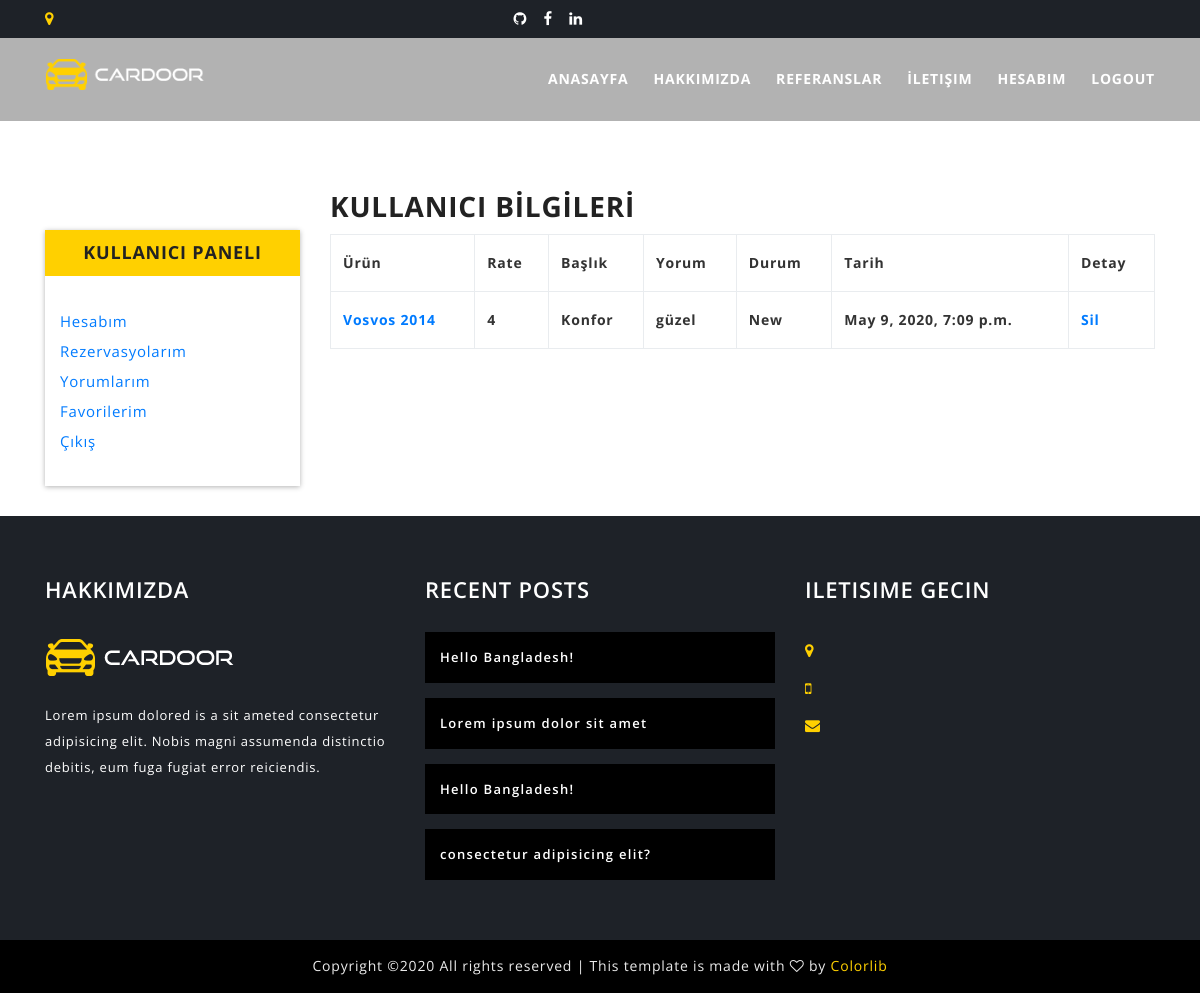
Page /user/comments/ (signed in) on the earlier database version.
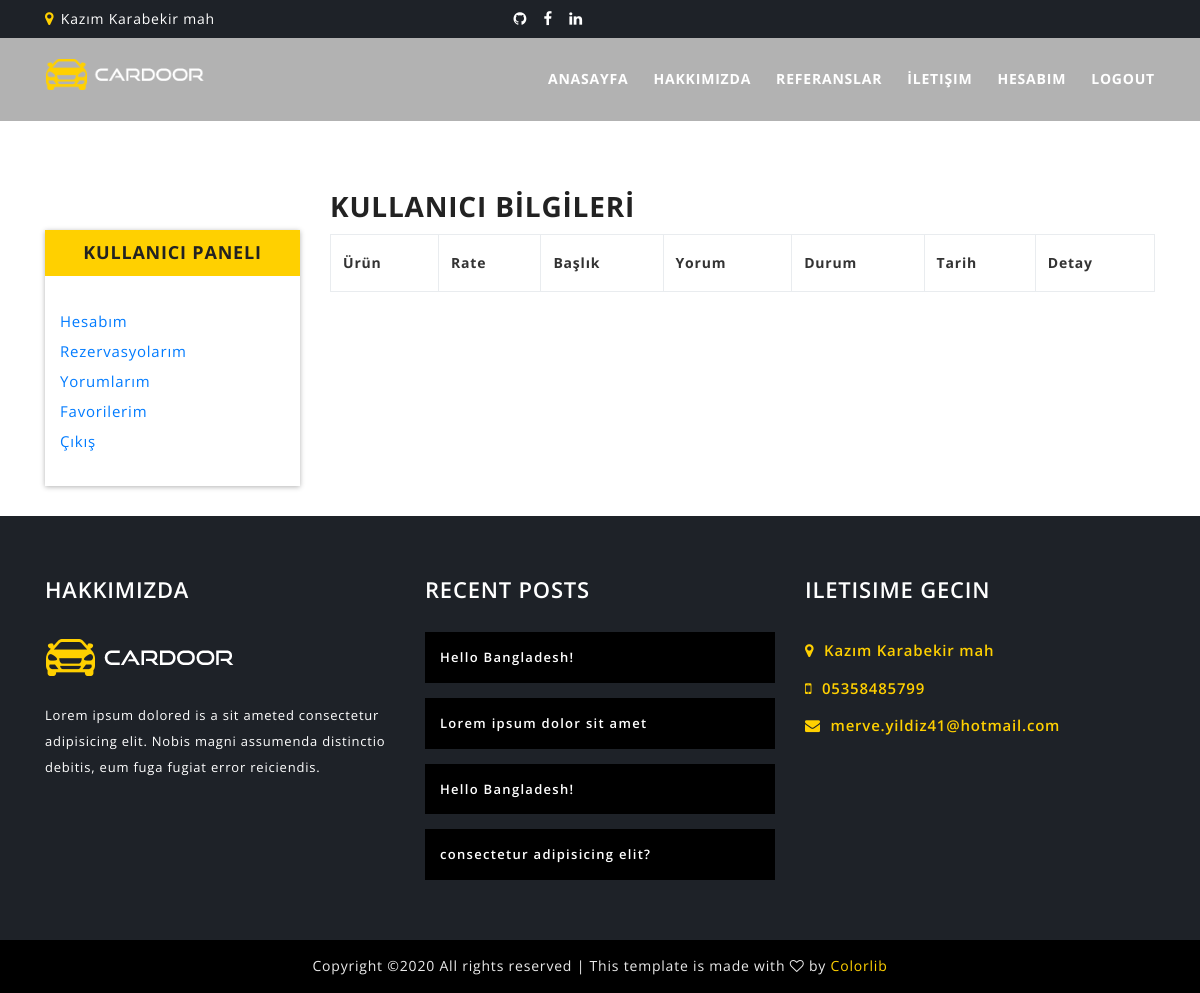
Same page on the later database version.
### product/models.py (models this page shows, shortened)
class Comment(models.Model):
    STATUS = (
        ('False', 'Hayır'),
        ('New', 'Yeni'),
        ('True', 'Evet'),
    )
    car = models.ForeignKey(Car, on_delete=models.CASCADE)  # category ile ilişkisi var
    user = models.ForeignKey(User, on_delete=models.CASCADE)
    subject = models.CharField(max_length=50)
    comment = models.TextField(max_length=200)
    rate = models.IntegerField(blank=True)
    status = models.CharField(max_length=10,blank=True, choices=STATUS,default='New')
    create_at = models.DateTimeField(auto_now_add=True)
    update_At = models.DateTimeField(auto_now=True)

class Car(models.Model):
    STATUS = (
        ('True', 'Evet'),
        ('False', 'Hayır'),
    )
    category = models.ForeignKey(Category, on_delete=models.CASCADE)  # category ile ilişkisi var
    title = models.CharField(max_length=150)
    keywords = models.CharField(blank=True, max_length=255)
    description = models.CharField(blank=True, max_length=255)
    image = models.ImageField(blank=True, upload_to='images/')  # images klasörüne kaydet
    price = models.FloatField()
    amount = models.IntegerField()
    slug = models.SlugField(blank=True, max_length=150)
    detail = RichTextUploadingField()
    status = models.CharField(max_length=10, choices=STATUS)
    create_at = models.DateTimeField(auto_now_add=True)
    update_At = models.DateTimeField(auto_now=True)
    def image_tag(self):  # bu fonskiyonu admin kısmında resimler gözüksün diye yazıyoruz ve bu fonk artık çağıracağız
        return mark_safe('<img src= "{}" height="50"/>'.format(
            self.image.url))  # süslü parantezler içine image url gönderdik. oda admin sayfasında img tag ile gözükmesini sağlar
    image_tag.short_description = 'Image'

### home/models.py (models this page shows, shortened)
class Setting(models.Model):
    STATUS = (
        ('True', 'Evet'),
        ('False', 'Hayır'),
    )
    title = models.CharField(max_length=150)
    keywords = models.CharField(max_length=255)
    description = models.CharField(max_length=255)
    address = models.CharField(blank=True, max_length=100)
    phone = models.CharField(blank=True, max_length=15)
    fax = models.CharField(blank=True, max_length=15)
    email = models.CharField(blank=True, max_length=50)
    smtpserver = models.CharField(blank=True, max_length=20)
    smtpemail = models.CharField(blank=True, max_length=20)
    smtppassword = models.CharField(blank=True, max_length=10)
    smtpport = models.CharField(blank=True, max_length=5)
    icon = models.ImageField(blank=True, upload_to='images/')  # blank true boş bırakabilir sağlıyor
    facebook = models.CharField(blank=True, max_length=50)
    linkedin = models.CharField(blank=True, max_length=50)
    github = models.CharField(blank=True, max_length=50)
    abotus = RichTextUploadingField(blank=True)
    contact = RichTextUploadingField(blank=True)
    references = RichTextUploadingField(blank=True)
    status = models.CharField(max_length=10, choices=STATUS)
    create_at = models.DateTimeField(auto_now_add=True)  # oluşturulma zmanını tutar
    update_At = models.DateTimeField(auto_now=True)

### user/views.py (the view)
# urls.py: path('comments/', views.comments, name='comments'),
@login_required(login_url='/login')
def comments(request):
    category = Category.objects.all()
    setting = Setting.objects.get(pk=1)
    current_user = request.user
    comments = Comment.objects.filter(user_id=current_user.id)
    context = {
        'category': category, 'comments': comments,'setting': setting
    }
    return render(request, "user_comments.html", context)

### user/templates/user_comments.html (shortened to what this page needs)
{% extends "homebase.html" %}
{% block body %}
    {% load static %}
    <section id="about-area" class="section-padding">
        <div class="container" style="margin-top:140px">
            <div class="row">
                {% include "user_panel.html" %}
                <div class="col-lg-9">
                    <div class="about-content">
                        <h3 style="margin: 20px 0px 10px 0px">KULLANICI BİLGİLERİ</h3>
                        <table class="table table-bordered">
                            <tr>
                                <th>Ürün</th>
                                <th>Rate</th>
                                <th>Başlık</th>
                                <th>Yorum</th>
                                <th>Durum</th>
                                <th>Tarih</th>
                                <th>Detay</th>
                            </tr>
                            {% for rs in comments %}
                                <tr>
                                    <th>
                                        <a href="/product/{{ rs.car.id }}/{{ rs.car.slug }}">
                                            {{ rs.car.title }}</a>
                                    </th>
                                    <th>{{ rs.rate }}</th>
                                    <th>{{ rs.subject }}</th>
                                    <th>{{ rs.comment }}</th>
                                    <th>{{ rs.status }}</th>
                                    <th>{{ rs.create_at }}</th>
                                    <th><a href="/user/deletecomment/{{ rs.id }}"
                                           onclick="return confirm('YOrumunuz silinecek')">Sil</a></th>
                                </tr>
                            {% endfor %}
                        </table>
                    </div>
                </div>
            </div>
        </div>
    </section>
{% endblock %}

### home/templates/header.html (shortened to what this page needs)
<link rel="stylesheet" href="https://ajax.googleapis.com/ajax/libs/jqueryui/1.11.4/themes/smoothness/jquery-ui.css">
<header id="header-area" class="fixed-top">
    {% load static %}
    <div id="header-top" class="d-none d-xl-block">
        <div class="container">
            <div class="row">
                <div class="col-lg-3 text-left">
                    <i class="fa fa-map-marker"></i> {{ setting.address }}
                </div>
                <div class="col-lg-3 text-right">
                    <div class="header-social-icons">
                        <a href="{{ setting.github }}"><i class="fa fa-github"></i></a>
                        <a href="{{ setting.facebook }}"><i class="fa fa-facebook"></i></a>
                        <a href="{{ setting.linkedin }}"><i class="fa fa-linkedin"></i></a>
                    </div>
                </div>
            </div>
        </div>
    </div>
    <div id="header-bottom">
        <div class="container">
            <div class="row">
                <div class="col-lg-2">
                    <a href="/" class="logo">
                        <img src="{% static 'img/logo.png' %}" alt="JSOFT">
                    </a>
                </div>
                <div class="col-lg-10 d-none d-xl-block">
                    <nav class="mainmenu alignright">
                        <ul>
                            <li><a href="/">Anasayfa</a>
                            </li>
                            <li><a href="/hakkimizda">Hakkımızda</a></li>
                            <li><a href="/referanslar">Referanslar</a></li>
                            <li><a href="/iletisim">İletişim</a></li>
                            {% if user.id is not None %}
                                <li><a href="/user">Hesabım</a></li>
                                <li><a href="/logout">Logout</a></li>
                            {% else %}
                                <li><a href="/login">Login</a></li>
                            {% endif %}
                        </ul>
                    </nav>
                </div>
            </div>
        </div>
    </div>
</header>

### home/templates/footer.html (shortened to what this page needs)
<section id="footer-area">
    {% load static %}
    <div class="footer-widget-area">
        <div class="container">
            <div class="row">
                <div class="col-lg-4 col-md-6">
                    <div class="single-footer-widget">
                        <h2>Hakkımızda</h2>
                        <div class="widget-body">
                            <img src="{% static 'img/logo.png' %}" alt="JSOFT">
                            <p>Lorem ipsum dolored is a sit ameted consectetur adipisicing elit. Nobis magni assumenda
                                distinctio debitis, eum fuga fugiat error reiciendis.</p>
                        </div>
                    </div>
                </div>
                <div class="col-lg-4 col-md-6">
                    <div class="single-footer-widget">
                        <h2>Recent Posts</h2>
                        <div class="widget-body">
                            <ul class="recent-post">
                                <li>
                                        Hello Bangladesh!
                                </li>
                                <li>
                                        Lorem ipsum dolor sit amet
                                </li>
                                <li>
                                        Hello Bangladesh!
                                </li>
                                <li>
                                        consectetur adipisicing elit?
                                </li>
                            </ul>
                        </div>
                    </div>
                </div>
                <div class="col-lg-4 col-md-6">
                    <div class="single-footer-widget">
                        <h2>ILETISIME GECIN</h2>
                        <div class="widget-body">
                            <ul class="get-touch">
                                <li><i class="fa fa-map-marker"></i> {{ setting.address }}</li>
                                <li><i class="fa fa-mobile"></i> {{ setting.phone }}</li>
                                <li><i class="fa fa-envelope"></i> {{ setting.email }}</li>
                            </ul>
                        </div>
                    </div>
                </div>
            </div>
        </div>
    </div>
    <div class="footer-bottom-area">
        <div class="container">
            <div class="row">
                <div class="col-lg-12 text-center">
                    <p>
                        Copyright &copy;<script>document.write(new Date().getFullYear());</script>
                        All rights reserved | This template is made with <i class="fa fa-heart-o"
                                                                            aria-hidden="true"></i> by <a
                                href="https://colorlib.com" target="_blank">Colorlib</a>
                        </p>
                </div>
            </div>
        </div>
    </div>
</section>

Differences in the rows shown:
removed Comment: car "Vosvos 2014", rate "4", subject "Konfor", comment "güzel", status "New", create_at "May 9, 2020, 7:09 p.m."
now on this page (row edited): Setting: address "Kazım Karabekir mah", phone "05358485799", email "merve.yildiz41@hotmail.com"
